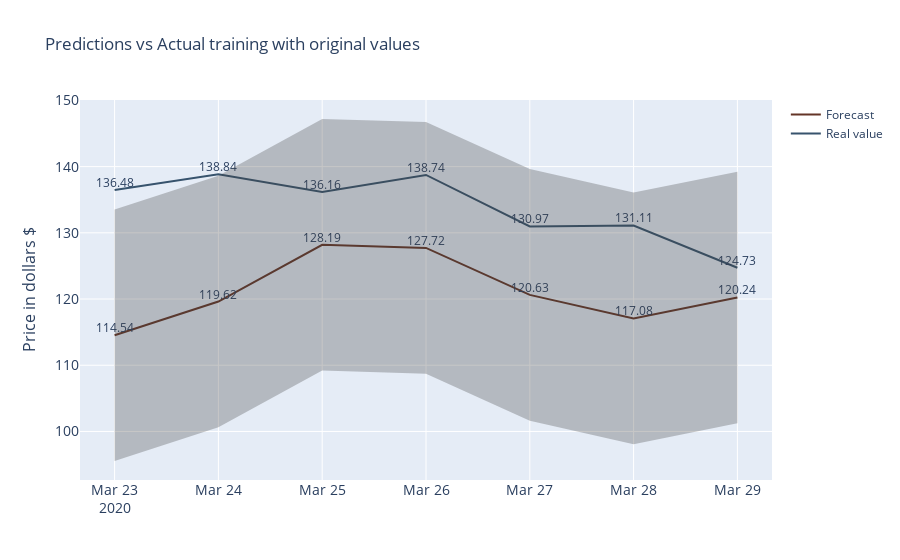

Notebook cell for this chart:
### Code cell
aux = aux_df.reset_index()

fig = go.Figure()
fig.add_trace(go.Scatter(x=list(aux['Fecha']),
                y=aux['Real_value'],
                name="Real value",
                marker_color='rgb(55, 83, 109)',
                mode="lines+text",
                text=list(aux['Real_value']),
                textposition="top center"
                ))
fig.add_trace(go.Scatter(x=list(aux['Fecha']),
                y=aux['Forecast'],
                name="Forecast",
                marker_color='rgb(100, 53, 39)',
                mode="lines+text",
                text=list(aux['Forecast']),
                textposition="top center"
                ))
fig.add_trace(go.Scatter(
                name='Upper Bound',
                x=list(aux['Fecha']),
                y=aux['Forecast']+19,
                mode='lines',
                marker=dict(color="#444"),
                line=dict(width=0),
                showlegend=False
                ))
fig.add_trace(go.Scatter(
                name='Lower Bound',
                x=list(aux['Fecha']),
                y=aux['Forecast']-19,
                marker=dict(color="#444"),
                line=dict(width=0),
                mode='lines',
                fillcolor='rgba(68, 68, 68, 0.3)',
                fill='tonexty',
                showlegend=False
                ))
fig.update_layout(
    title='Predictions vs Actual training with original values',
    xaxis_tickfont_size=14,
    yaxis=dict(
        title='Price in dollars $',
        titlefont_size=16,
        tickfont_size=14,
    )
)
fig.show()

### Figure 1 — Plotly figure (JSON) as saved in the notebook; plotly's stock layout.template omitted (floating-point values rounded to 4 significant figures)
{"data": [{"marker": {"color": "rgb(55, 83, 109)"}, "mode": "lines+text", "name": "Real value", "text": ["136.48", "138.84", "136.16", "138.74", "130.97", "131.11", "124.73"], "textposition": "top center", "type": "scatter", "x": ["2020-03-23T00:00:00", "2020-03-24T00:00:00", "2020-03-25T00:00:00", "2020-03-26T00:00:00", "2020-03-27T00:00:00", "2020-03-28T00:00:00", "2020-03-29T00:00:00"], "y": [136.5, 138.8, 136.2, 138.7, 131.0, 131.1, 124.7]}, {"marker": {"color": "rgb(100, 53, 39)"}, "mode": "lines+text", "name": "Forecast", "text": ["114.54", "119.62", "128.19", "127.72", "120.63", "117.08", "120.24"], "textposition": "top center", "type": "scatter", "x": ["2020-03-23T00:00:00", "2020-03-24T00:00:00", "2020-03-25T00:00:00", "2020-03-26T00:00:00", "2020-03-27T00:00:00", "2020-03-28T00:00:00", "2020-03-29T00:00:00"], "y": [114.5, 119.6, 128.2, 127.7, 120.6, 117.1, 120.2]}, {"line": {"width": 0}, "marker": {"color": "#444"}, "mode": "lines", "name": "Upper Bound", "showlegend": false, "type": "scatter", "x": ["2020-03-23T00:00:00", "2020-03-24T00:00:00", "2020-03-25T00:00:00", "2020-03-26T00:00:00", "2020-03-27T00:00:00", "2020-03-28T00:00:00", "2020-03-29T00:00:00"], "y": [133.5, 138.6, 147.2, 146.7, 139.6, 136.1, 139.2]}, {"fill": "tonexty", "fillcolor": "rgba(68, 68, 68, 0.3)", "line": {"width": 0}, "marker": {"color": "#444"}, "mode": "lines", "name": "Lower Bound", "showlegend": false, "type": "scatter", "x": ["2020-03-23T00:00:00", "2020-03-24T00:00:00", "2020-03-25T00:00:00", "2020-03-26T00:00:00", "2020-03-27T00:00:00", "2020-03-28T00:00:00", "2020-03-29T00:00:00"], "y": [95.54, 100.6, 109.2, 108.7, 101.6, 98.08, 101.2]}], "layout": {"title": {"text": "Predictions vs Actual training with original values"}, "xaxis": {"tickfont": {"size": 14}}, "yaxis": {"tickfont": {"size": 14}, "title": {"font": {"size": 16}, "text": "Price in dollars $"}}}}
